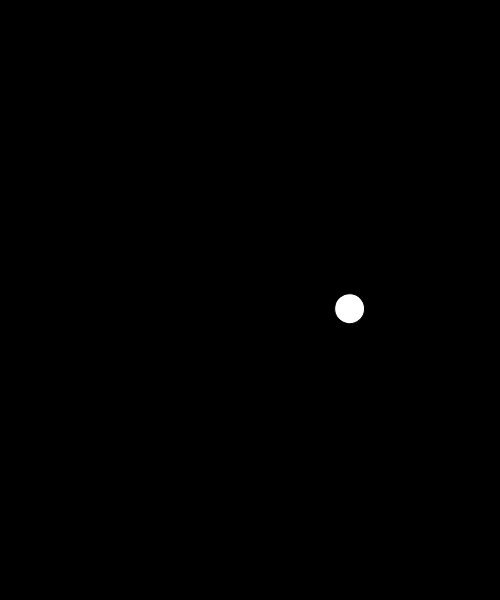
Frame 1 (no input)
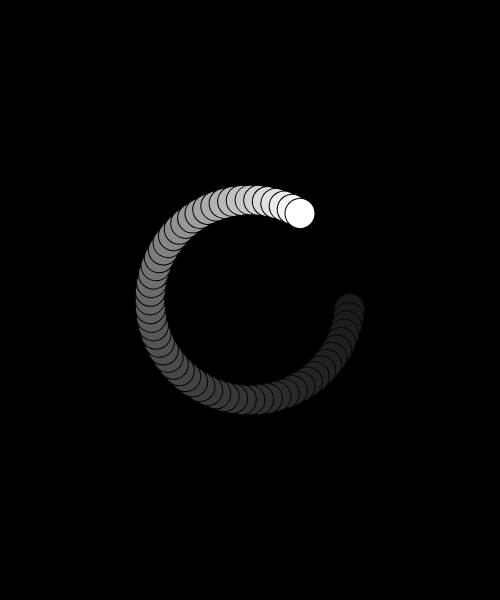
Frame 60 (no input)
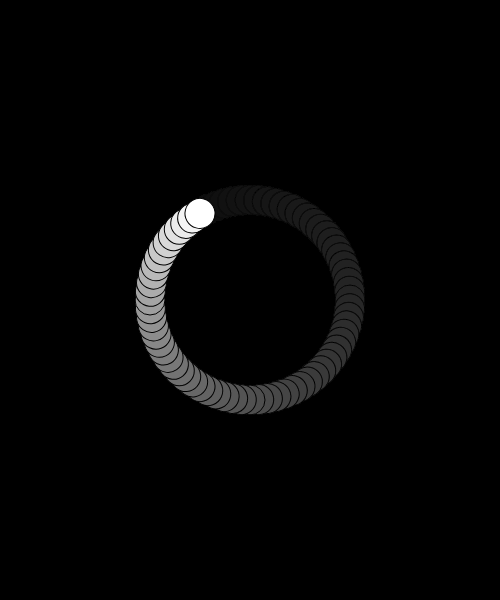
Frame 120 (the mouse pressed at the canvas centre since frame 60)

The p5.js sketch that drew these frames (run headless with seeded random() and noise() and a simulated clock; from frame 60 on, the mouse is pressed at the canvas centre):

// p5.js sketch
// ── sketch.js
// IMA NYU Shanghai
// the Nature of Code
// MOQN
// Mar 13 2017

var angle = 0;
var angleAcc = 5;

function setup() {
  createCanvas(500, 600);
  background(0);
}


function draw() {
  background(0,10);
  
  angle += angleAcc;
  drawCircle(angle,100);  // play with these two numbers!
}


function drawCircle(angle, distance) {
  push();
  translate(width/2, height/2);
  rotate(radians(angle));
  ellipse(distance,0,30, 30);
  pop();
}
